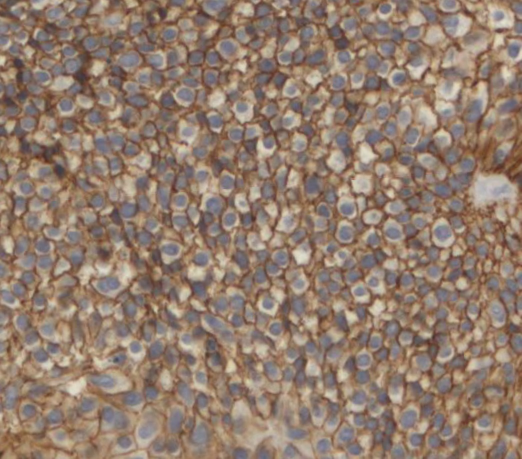
#> input picture celulas.jpg, 1043 x 917 px, found by its file name (shown at 1/2 size)
$ jupyter execute sib-tema3.ipynb
#> lines starting #> are read from the running program, lines starting #| are printed output that depends on the picture; after the words box and inside, x2 and y2 are one past the last pixel; in counts of white or black regions, pixels touching at a corner belong together
# Sistemas de Información Biomédicos
### Máster NTI, Ginés García Mateos

## Práctica 3. Segmentación y conteo de células en imágenes
En esta práctica se trata de usar la librería OpenCV en Jupyter Notebook para segmentar imágenes de la arteria aorta. Se explicará paso a paso el procesamiento de las imágenes.

### Paso 1. Cargar las librerías necesarias.

[cell 1]
import cv2
import numpy as np

### Paso 2. Obtenemos el nombre de la imagen y la leemos de disco.

[cell 2]
nombre = "C:/celulas.jpg"  # Debe ser un nombre de fichero existente
imagen = cv2.imread(nombre)
#> imagen is the input picture: shape (917, 1043, 3); mean B, G, R 109.8, 124.8, 146.4

### Paso 3. Mostrar la imagen y separar los 3 canales de color.

[cell 3]
cv2.imshow("Canales", imagen)
cv2.waitKey(0)
canales = cv2.split(imagen)

### Paso 4. Calcular la diferencia entre canales, multiplicada por 2.
La multiplicación es para destacar las diferencias en la imagen.

[cell 4]
dif2 = cv2.subtract(canales[2],canales[0])
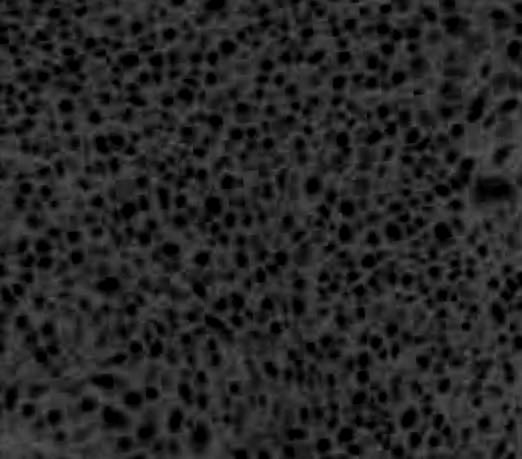
#> dif2: shape (917, 1043) (shown at 1/2 size); min 0, max 86, mean 37.1
dif2 = dif2*2
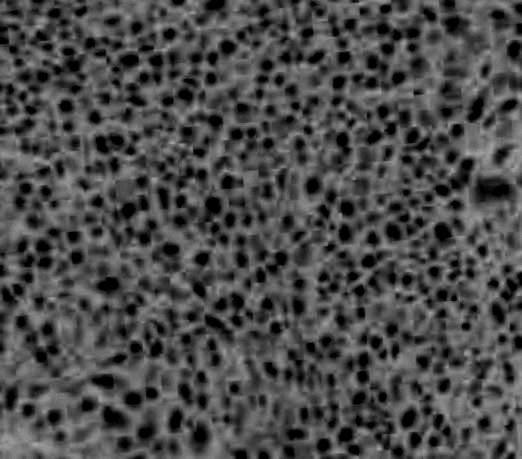
#> dif2: shape (917, 1043) (shown at 1/2 size); min 0, max 172, mean 74.1

### Paso 5. Aplicamos un suavizado gausiano.

[cell 5]
suav = cv2.GaussianBlur(dif2, (21,21), 5)
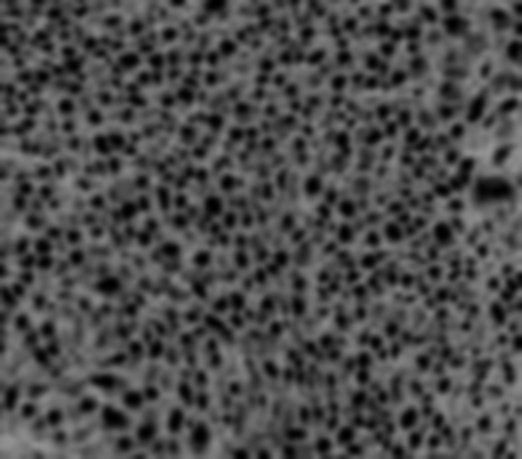
#> suav: shape (917, 1043) (shown at 1/2 size); min 0, max 147, mean 74.1

### Paso 6. Umbralizamos la imagen resultante con un umbral adecuado.

[cell 6]
thr,bin = cv2.threshold(suav, 40, 255, cv2.THRESH_BINARY_INV)
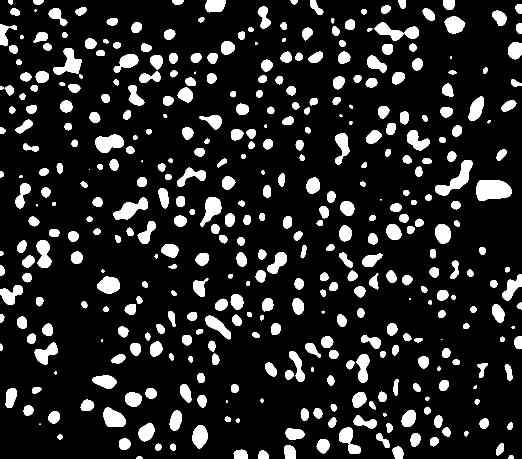
#> bin: shape (917, 1043) (shown at 1/2 size); 13.9% white; 408 white regions (12 under 20 px), largest, box (x1, y1, x2, y2) and area: (952, 360, 1023, 402) 2395, (870, 320, 945, 391) 1848, (227, 395, 296, 440) 1476

### Paso 7. Operación morfológica de erosión para separar los contornos.

[cell 7]
kernel = np.ones((5, 5), np.uint8)
eros = cv2.erode(bin, kernel)
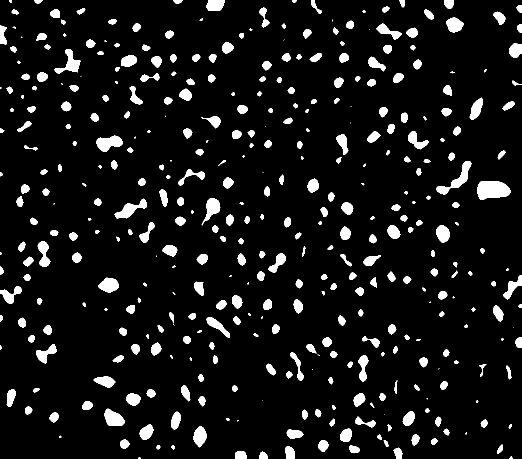
#> eros: shape (917, 1043) (shown at 1/2 size); 7.9% white; 398 white regions (47 under 20 px)

### Paso 8. Buscamos los contornos.

[cell 8]
cont, _= cv2.findContours(bin, cv2.RETR_EXTERNAL, cv2.CHAIN_APPROX_SIMPLE)
#> cont = 408 contours, 16 with area under 20; largest, box (x1, y1, x2, y2) and area: (952, 360, 1023, 402) 2304, (870, 320, 945, 391) 1738, (227, 395, 296, 440) 1390, (191, 269, 248, 306) 1376, (107, 96, 163, 150) 1366

### Paso 9. Seleccionar y pintar los contornos circulares.

[cell 9]
num = 0
for c in cont:
    area = cv2.contourArea(c)
    if area>9 and area<4000:
        imagen=cv2.drawContours(imagen, [c], 0, (0,0,255))
        num=num+1
#> this loop made 408 passes
#> area on passes 1 to 12: 29, 44.5, 250, 386, 389, 506.5, 111, 123.5, 244.5, 525.5, 400.5, 225
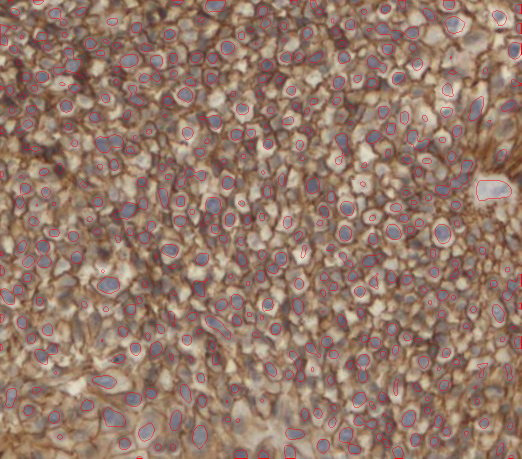
#> imagen: shape (917, 1043, 3) (shown at 1/2 size); mean B, G, R 106.9, 121.9, 149.3
#> after the loop, num = 401
